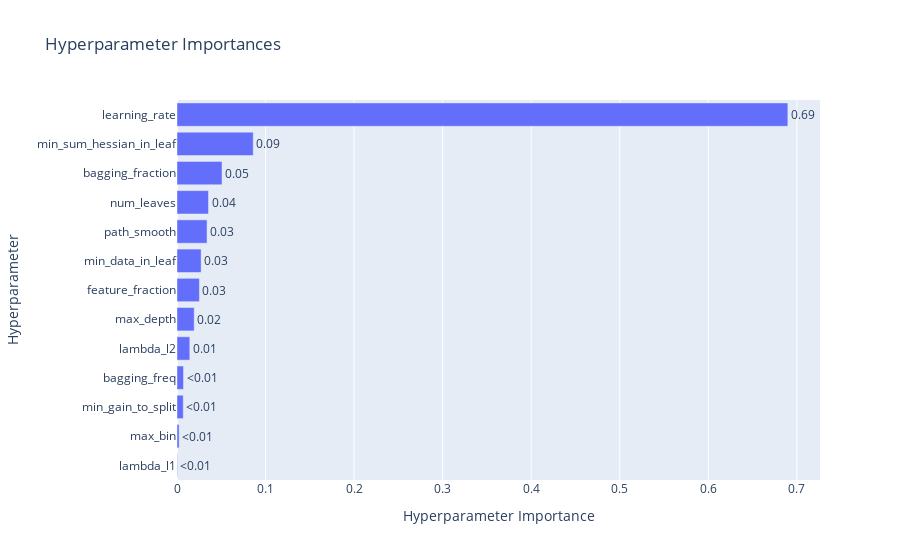
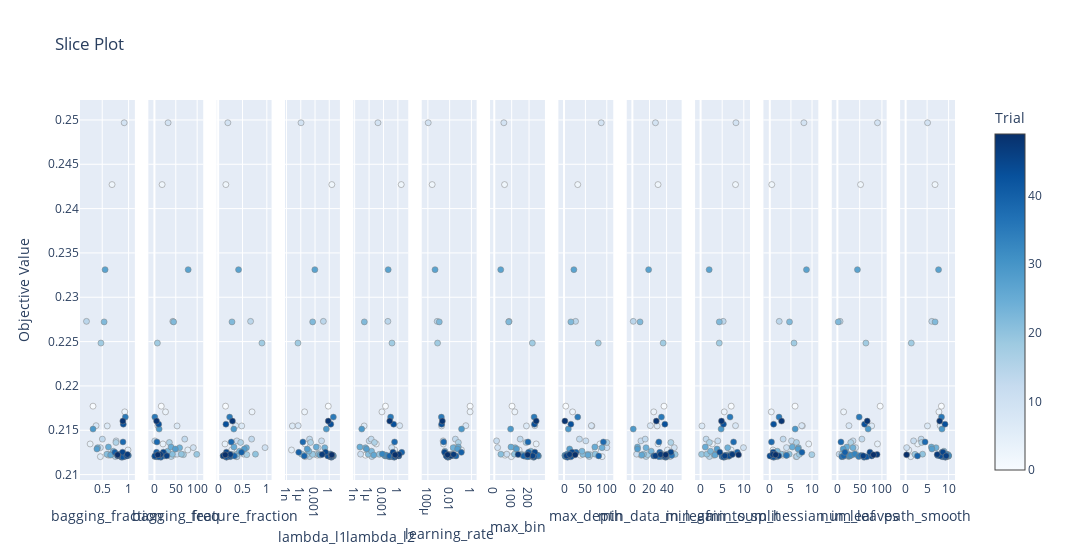

Source (notebook cell) for these figures, in order:
### Code cell
memo = "add pre_win_odds, reduce features more. n_rials=50."
model, df_pred = model_tuner.simple_lightGBM(df4, feature_col2, memo=memo, n_trials=50, save_result=False, visualization=True)
